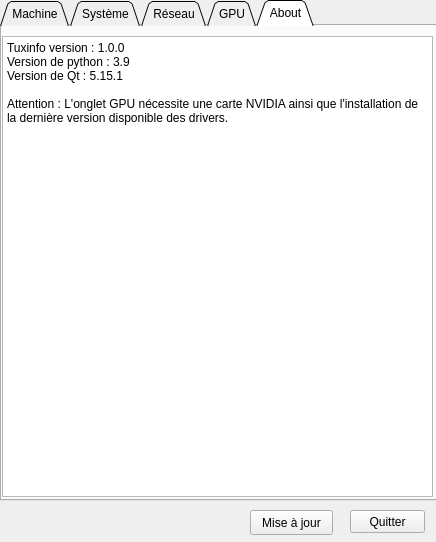
<?xml version="1.0" encoding="UTF-8"?>
<ui version="4.0">
 <class>mw_tuxinfo</class>
 <widget class="QMainWindow" name="mw_tuxinfo">
  <property name="windowModality">
   <enum>Qt::ApplicationModal</enum>
  </property>
  <property name="enabled">
   <bool>true</bool>
  </property>
  <property name="geometry">
   <rect>
    <x>0</x>
    <y>0</y>
    <width>436</width>
    <height>542</height>
   </rect>
  </property>
  <property name="minimumSize">
   <size>
    <width>436</width>
    <height>542</height>
   </size>
  </property>
  <property name="maximumSize">
   <size>
    <width>436</width>
    <height>542</height>
   </size>
  </property>
  <property name="windowTitle">
   <string>tuxinfos V 1.0.0</string>
  </property>
  <widget class="QWidget" name="cw_tuxinfos">
   <property name="cursor">
    <cursorShape>ArrowCursor</cursorShape>
   </property>
   <widget class="QTabWidget" name="tab_infos">
    <property name="geometry">
     <rect>
      <x>0</x>
      <y>0</y>
      <width>441</width>
      <height>501</height>
     </rect>
    </property>
    <property name="tabPosition">
     <enum>QTabWidget::North</enum>
    </property>
    <property name="tabShape">
     <enum>QTabWidget::Triangular</enum>
    </property>
    <property name="currentIndex">
     <number>4</number>
    </property>
    <widget class="QWidget" name="tab_machine">
     <property name="minimumSize">
      <size>
       <width>427</width>
       <height>470</height>
      </size>
     </property>
     <property name="maximumSize">
      <size>
       <width>427</width>
       <height>470</height>
      </size>
     </property>
     <attribute name="title">
      <string>Machine</string>
     </attribute>
     <widget class="QLabel" name="lbl_typeprocesseur">
      <property name="geometry">
       <rect>
        <x>5</x>
        <y>12</y>
        <width>131</width>
        <height>16</height>
       </rect>
      </property>
      <property name="text">
       <string>Type de processeur :</string>
      </property>
     </widget>
     <widget class="QLabel" name="lbl_architecture">
      <property name="enabled">
       <bool>true</bool>
      </property>
      <property name="geometry">
       <rect>
        <x>5</x>
        <y>42</y>
        <width>111</width>
        <height>16</height>
       </rect>
      </property>
      <property name="text">
       <string>Architecture : </string>
      </property>
     </widget>
     <widget class="QLineEdit" name="edt__typeprocesseur">
      <property name="enabled">
       <bool>true</bool>
      </property>
      <property name="geometry">
       <rect>
        <x>150</x>
        <y>10</y>
        <width>260</width>
        <height>23</height>
       </rect>
      </property>
      <property name="readOnly">
       <bool>true</bool>
      </property>
     </widget>
     <widget class="QLineEdit" name="edt_architecture">
      <property name="enabled">
       <bool>true</bool>
      </property>
      <property name="geometry">
       <rect>
        <x>150</x>
        <y>40</y>
        <width>260</width>
        <height>23</height>
       </rect>
      </property>
      <property name="readOnly">
       <bool>true</bool>
      </property>
     </widget>
     <widget class="QLabel" name="lbl_coeursphys">
      <property name="geometry">
       <rect>
        <x>5</x>
        <y>72</y>
        <width>121</width>
        <height>17</height>
       </rect>
      </property>
      <property name="text">
       <string>Coeurs physique :</string>
      </property>
     </widget>
     <widget class="QLabel" name="lbl_coeurstotal">
      <property name="geometry">
       <rect>
        <x>5</x>
        <y>102</y>
        <width>111</width>
        <height>17</height>
       </rect>
      </property>
      <property name="text">
       <string>Coeurs total : </string>
      </property>
     </widget>
     <widget class="QLabel" name="lbl_freqmaxi">
      <property name="geometry">
       <rect>
        <x>5</x>
        <y>132</y>
        <width>121</width>
        <height>17</height>
       </rect>
      </property>
      <property name="text">
       <string>Fréquence maxi :</string>
      </property>
     </widget>
     <widget class="QLabel" name="lbl_freqmini">
      <property name="geometry">
       <rect>
        <x>5</x>
        <y>162</y>
        <width>121</width>
        <height>17</height>
       </rect>
      </property>
      <property name="text">
       <string>Fréquence mini :</string>
      </property>
     </widget>
     <widget class="QLabel" name="lb_lfreqencours">
      <property name="geometry">
       <rect>
        <x>5</x>
        <y>192</y>
        <width>141</width>
        <height>17</height>
       </rect>
      </property>
      <property name="text">
       <string>Fréquence en cours :</string>
      </property>
     </widget>
     <widget class="QLineEdit" name="edt_coeursphys">
      <property name="geometry">
       <rect>
        <x>150</x>
        <y>70</y>
        <width>260</width>
        <height>25</height>
       </rect>
      </property>
      <property name="readOnly">
       <bool>true</bool>
      </property>
     </widget>
     <widget class="QLineEdit" name="edt_coeurstotal">
      <property name="geometry">
       <rect>
        <x>150</x>
        <y>100</y>
        <width>260</width>
        <height>25</height>
       </rect>
      </property>
      <property name="readOnly">
       <bool>true</bool>
      </property>
     </widget>
     <widget class="QLineEdit" name="edt_freqmaxi">
      <property name="geometry">
       <rect>
        <x>150</x>
        <y>130</y>
        <width>200</width>
        <height>25</height>
       </rect>
      </property>
      <property name="readOnly">
       <bool>true</bool>
      </property>
     </widget>
     <widget class="QLineEdit" name="edt_freqmini">
      <property name="geometry">
       <rect>
        <x>150</x>
        <y>160</y>
        <width>200</width>
        <height>25</height>
       </rect>
      </property>
      <property name="readOnly">
       <bool>true</bool>
      </property>
     </widget>
     <widget class="QLineEdit" name="edt_freqencours">
      <property name="geometry">
       <rect>
        <x>150</x>
        <y>190</y>
        <width>200</width>
        <height>25</height>
       </rect>
      </property>
      <property name="readOnly">
       <bool>true</bool>
      </property>
     </widget>
     <widget class="QLabel" name="lbl_utilcpu">
      <property name="geometry">
       <rect>
        <x>5</x>
        <y>222</y>
        <width>131</width>
        <height>17</height>
       </rect>
      </property>
      <property name="text">
       <string>Utilisation CPU :</string>
      </property>
     </widget>
     <widget class="QLabel" name="lbl_tailleram">
      <property name="geometry">
       <rect>
        <x>5</x>
        <y>252</y>
        <width>121</width>
        <height>17</height>
       </rect>
      </property>
      <property name="text">
       <string>Taille de la RAM :</string>
      </property>
     </widget>
     <widget class="QLineEdit" name="edt_tailleram">
      <property name="geometry">
       <rect>
        <x>150</x>
        <y>250</y>
        <width>200</width>
        <height>25</height>
       </rect>
      </property>
      <property name="readOnly">
       <bool>true</bool>
      </property>
     </widget>
     <widget class="QLabel" name="lbl_ramdispo">
      <property name="geometry">
       <rect>
        <x>5</x>
        <y>282</y>
        <width>121</width>
        <height>17</height>
       </rect>
      </property>
      <property name="text">
       <string>RAM disponnible :</string>
      </property>
     </widget>
     <widget class="QLineEdit" name="edt_ramdispo">
      <property name="geometry">
       <rect>
        <x>150</x>
        <y>280</y>
        <width>200</width>
        <height>25</height>
       </rect>
      </property>
      <property name="readOnly">
       <bool>true</bool>
      </property>
     </widget>
     <widget class="QLabel" name="lbl_ramutilisee">
      <property name="geometry">
       <rect>
        <x>5</x>
        <y>312</y>
        <width>91</width>
        <height>17</height>
       </rect>
      </property>
      <property name="text">
       <string>RAM utilisée :</string>
      </property>
     </widget>
     <widget class="QLabel" name="lbl_pourcentageproce">
      <property name="geometry">
       <rect>
        <x>5</x>
        <y>342</y>
        <width>111</width>
        <height>17</height>
       </rect>
      </property>
      <property name="text">
       <string>Utilisation RAM :</string>
      </property>
     </widget>
     <widget class="QLineEdit" name="edt_ramutilisee">
      <property name="geometry">
       <rect>
        <x>150</x>
        <y>310</y>
        <width>200</width>
        <height>25</height>
       </rect>
      </property>
      <property name="readOnly">
       <bool>true</bool>
      </property>
     </widget>
     <widget class="QLabel" name="label_11">
      <property name="geometry">
       <rect>
        <x>360</x>
        <y>132</y>
        <width>31</width>
        <height>17</height>
       </rect>
      </property>
      <property name="text">
       <string>Mhz</string>
      </property>
     </widget>
     <widget class="QLabel" name="label_12">
      <property name="geometry">
       <rect>
        <x>360</x>
        <y>162</y>
        <width>31</width>
        <height>17</height>
       </rect>
      </property>
      <property name="text">
       <string>Mhz</string>
      </property>
     </widget>
     <widget class="QLabel" name="label_13">
      <property name="geometry">
       <rect>
        <x>360</x>
        <y>192</y>
        <width>31</width>
        <height>17</height>
       </rect>
      </property>
      <property name="text">
       <string>Mhz</string>
      </property>
     </widget>
     <widget class="QLabel" name="label_14">
      <property name="geometry">
       <rect>
        <x>360</x>
        <y>260</y>
        <width>31</width>
        <height>17</height>
       </rect>
      </property>
      <property name="text">
       <string>Go</string>
      </property>
     </widget>
     <widget class="QLabel" name="label_15">
      <property name="geometry">
       <rect>
        <x>360</x>
        <y>282</y>
        <width>21</width>
        <height>17</height>
       </rect>
      </property>
      <property name="text">
       <string>Go</string>
      </property>
     </widget>
     <widget class="QLabel" name="label_16">
      <property name="geometry">
       <rect>
        <x>360</x>
        <y>312</y>
        <width>31</width>
        <height>17</height>
       </rect>
      </property>
      <property name="text">
       <string>Go</string>
      </property>
     </widget>
     <widget class="QProgressBar" name="pb_pourcentageram">
      <property name="geometry">
       <rect>
        <x>150</x>
        <y>340</y>
        <width>260</width>
        <height>23</height>
       </rect>
      </property>
      <property name="value">
       <number>0</number>
      </property>
      <property name="format">
       <string>%p%</string>
      </property>
     </widget>
     <widget class="QProgressBar" name="pb_utilcpu">
      <property name="geometry">
       <rect>
        <x>150</x>
        <y>220</y>
        <width>260</width>
        <height>23</height>
       </rect>
      </property>
      <property name="value">
       <number>0</number>
      </property>
     </widget>
    </widget>
    <widget class="QWidget" name="tab_systeme">
     <attribute name="title">
      <string>Système</string>
     </attribute>
     <widget class="QLabel" name="lbl_nomos">
      <property name="geometry">
       <rect>
        <x>5</x>
        <y>12</y>
        <width>111</width>
        <height>16</height>
       </rect>
      </property>
      <property name="text">
       <string>Nom de l'OS :</string>
      </property>
     </widget>
     <widget class="QLabel" name="lbl_versionmajeur">
      <property name="geometry">
       <rect>
        <x>5</x>
        <y>42</y>
        <width>161</width>
        <height>16</height>
       </rect>
      </property>
      <property name="text">
       <string>Version majeur de l'OS :</string>
      </property>
     </widget>
     <widget class="QLineEdit" name="edt_nomos">
      <property name="enabled">
       <bool>true</bool>
      </property>
      <property name="geometry">
       <rect>
        <x>180</x>
        <y>10</y>
        <width>251</width>
        <height>20</height>
       </rect>
      </property>
      <property name="readOnly">
       <bool>true</bool>
      </property>
     </widget>
     <widget class="QLineEdit" name="edt_versionmajeur">
      <property name="enabled">
       <bool>true</bool>
      </property>
      <property name="geometry">
       <rect>
        <x>180</x>
        <y>40</y>
        <width>251</width>
        <height>20</height>
       </rect>
      </property>
      <property name="readOnly">
       <bool>true</bool>
      </property>
     </widget>
     <widget class="QLabel" name="lbl_versionmineur">
      <property name="geometry">
       <rect>
        <x>5</x>
        <y>72</y>
        <width>171</width>
        <height>16</height>
       </rect>
      </property>
      <property name="text">
       <string>Version mineure de l'OS :</string>
      </property>
     </widget>
     <widget class="QLineEdit" name="edt_versionmineur">
      <property name="enabled">
       <bool>true</bool>
      </property>
      <property name="geometry">
       <rect>
        <x>180</x>
        <y>70</y>
        <width>251</width>
        <height>20</height>
       </rect>
      </property>
      <property name="readOnly">
       <bool>true</bool>
      </property>
     </widget>
     <widget class="QLabel" name="lbl_editionos">
      <property name="geometry">
       <rect>
        <x>5</x>
        <y>132</y>
        <width>111</width>
        <height>16</height>
       </rect>
      </property>
      <property name="text">
       <string>Edition de l'OS :</string>
      </property>
     </widget>
     <widget class="QLineEdit" name="edt_editionos">
      <property name="enabled">
       <bool>true</bool>
      </property>
      <property name="geometry">
       <rect>
        <x>180</x>
        <y>130</y>
        <width>251</width>
        <height>23</height>
       </rect>
      </property>
      <property name="readOnly">
       <bool>true</bool>
      </property>
     </widget>
     <widget class="QLabel" name="lbl_architectureos">
      <property name="geometry">
       <rect>
        <x>5</x>
        <y>162</y>
        <width>141</width>
        <height>16</height>
       </rect>
      </property>
      <property name="text">
       <string>Architecture de l'OS : </string>
      </property>
     </widget>
     <widget class="QLineEdit" name="edt_architectureos">
      <property name="enabled">
       <bool>true</bool>
      </property>
      <property name="geometry">
       <rect>
        <x>180</x>
        <y>160</y>
        <width>251</width>
        <height>23</height>
       </rect>
      </property>
      <property name="readOnly">
       <bool>true</bool>
      </property>
     </widget>
     <widget class="QLabel" name="lbl_buildos">
      <property name="geometry">
       <rect>
        <x>5</x>
        <y>102</y>
        <width>141</width>
        <height>16</height>
       </rect>
      </property>
      <property name="text">
       <string>Build de l'OS : </string>
      </property>
     </widget>
     <widget class="QLineEdit" name="edt_buildos">
      <property name="enabled">
       <bool>true</bool>
      </property>
      <property name="geometry">
       <rect>
        <x>180</x>
        <y>100</y>
        <width>251</width>
        <height>23</height>
       </rect>
      </property>
      <property name="readOnly">
       <bool>true</bool>
      </property>
     </widget>
     <widget class="QLabel" name="lbl_nomdomaine">
      <property name="geometry">
       <rect>
        <x>5</x>
        <y>222</y>
        <width>131</width>
        <height>16</height>
       </rect>
      </property>
      <property name="text">
       <string>Nom de domaine : </string>
      </property>
     </widget>
     <widget class="QLineEdit" name="edt_fqdn">
      <property name="enabled">
       <bool>true</bool>
      </property>
      <property name="geometry">
       <rect>
        <x>180</x>
        <y>250</y>
        <width>251</width>
        <height>23</height>
       </rect>
      </property>
      <property name="readOnly">
       <bool>true</bool>
      </property>
     </widget>
     <widget class="QLabel" name="lbl_login">
      <property name="geometry">
       <rect>
        <x>5</x>
        <y>282</y>
        <width>121</width>
        <height>16</height>
       </rect>
      </property>
      <property name="text">
       <string>Login utilisateur :</string>
      </property>
     </widget>
     <widget class="QLabel" name="lbl_fqdn">
      <property name="geometry">
       <rect>
        <x>5</x>
        <y>252</y>
        <width>121</width>
        <height>16</height>
       </rect>
      </property>
      <property name="text">
       <string>FQDN : </string>
      </property>
     </widget>
     <widget class="QLineEdit" name="edt_nomdomaine">
      <property name="enabled">
       <bool>true</bool>
      </property>
      <property name="geometry">
       <rect>
        <x>180</x>
        <y>220</y>
        <width>251</width>
        <height>23</height>
       </rect>
      </property>
      <property name="readOnly">
       <bool>true</bool>
      </property>
     </widget>
     <widget class="QLabel" name="lbl_nommachine">
      <property name="geometry">
       <rect>
        <x>5</x>
        <y>192</y>
        <width>141</width>
        <height>20</height>
       </rect>
      </property>
      <property name="text">
       <string>Nom de la machine : </string>
      </property>
      <property name="alignment">
       <set>Qt::AlignLeading|Qt::AlignLeft|Qt::AlignTop</set>
      </property>
     </widget>
     <widget class="QLineEdit" name="edt_login">
      <property name="enabled">
       <bool>true</bool>
      </property>
      <property name="geometry">
       <rect>
        <x>180</x>
        <y>280</y>
        <width>251</width>
        <height>23</height>
       </rect>
      </property>
      <property name="readOnly">
       <bool>true</bool>
      </property>
     </widget>
     <widget class="QLineEdit" name="edt_nommachine">
      <property name="enabled">
       <bool>true</bool>
      </property>
      <property name="geometry">
       <rect>
        <x>180</x>
        <y>190</y>
        <width>251</width>
        <height>23</height>
       </rect>
      </property>
      <property name="readOnly">
       <bool>true</bool>
      </property>
     </widget>
    </widget>
    <widget class="QWidget" name="tab_reseau">
     <attribute name="title">
      <string>Réseau</string>
     </attribute>
     <widget class="QGroupBox" name="gb_ipv4">
      <property name="geometry">
       <rect>
        <x>2</x>
        <y>0</y>
        <width>431</width>
        <height>161</height>
       </rect>
      </property>
      <property name="title">
       <string>IP V4</string>
      </property>
      <widget class="QLabel" name="lbl_adresseipv4">
       <property name="geometry">
        <rect>
         <x>5</x>
         <y>32</y>
         <width>91</width>
         <height>17</height>
        </rect>
       </property>
       <property name="text">
        <string>Adresse IP :</string>
       </property>
      </widget>
      <widget class="QLabel" name="lbl_masquev4">
       <property name="geometry">
        <rect>
         <x>5</x>
         <y>62</y>
         <width>171</width>
         <height>17</height>
        </rect>
       </property>
       <property name="text">
        <string>Masque de sous-réseau :</string>
       </property>
      </widget>
      <widget class="QLabel" name="lbl_dnsv4">
       <property name="geometry">
        <rect>
         <x>5</x>
         <y>92</y>
         <width>62</width>
         <height>17</height>
        </rect>
       </property>
       <property name="text">
        <string>DNS :</string>
       </property>
      </widget>
      <widget class="QLineEdit" name="edt_adresseipv4">
       <property name="geometry">
        <rect>
         <x>180</x>
         <y>30</y>
         <width>240</width>
         <height>25</height>
        </rect>
       </property>
       <property name="readOnly">
        <bool>true</bool>
       </property>
      </widget>
      <widget class="QLineEdit" name="edt_masquev4">
       <property name="geometry">
        <rect>
         <x>180</x>
         <y>60</y>
         <width>240</width>
         <height>25</height>
        </rect>
       </property>
       <property name="readOnly">
        <bool>true</bool>
       </property>
      </widget>
      <widget class="QLineEdit" name="edt_dnsv4">
       <property name="geometry">
        <rect>
         <x>180</x>
         <y>90</y>
         <width>240</width>
         <height>25</height>
        </rect>
       </property>
       <property name="text">
        <string>Inconnue</string>
       </property>
       <property name="readOnly">
        <bool>true</bool>
       </property>
      </widget>
      <widget class="QLabel" name="lbl_broadcastv4">
       <property name="geometry">
        <rect>
         <x>5</x>
         <y>122</y>
         <width>91</width>
         <height>17</height>
        </rect>
       </property>
       <property name="text">
        <string>Broadcast :</string>
       </property>
      </widget>
      <widget class="QLineEdit" name="edt_broadcastv4">
       <property name="geometry">
        <rect>
         <x>180</x>
         <y>120</y>
         <width>240</width>
         <height>25</height>
        </rect>
       </property>
       <property name="readOnly">
        <bool>true</bool>
       </property>
      </widget>
     </widget>
     <widget class="QGroupBox" name="gb_ipv6">
      <property name="geometry">
       <rect>
        <x>2</x>
        <y>160</y>
        <width>431</width>
        <height>171</height>
       </rect>
      </property>
      <property name="title">
       <string>IP V6</string>
      </property>
      <widget class="QLabel" name="lbl_adresseipv6">
       <property name="geometry">
        <rect>
         <x>5</x>
         <y>32</y>
         <width>81</width>
         <height>17</height>
        </rect>
       </property>
       <property name="text">
        <string>Adresse IP :</string>
       </property>
      </widget>
      <widget class="QLabel" name="lbl_masquev6">
       <property name="geometry">
        <rect>
         <x>5</x>
         <y>62</y>
         <width>171</width>
         <height>17</height>
        </rect>
       </property>
       <property name="text">
        <string>Masque de sous-réseau :</string>
       </property>
      </widget>
      <widget class="QLabel" name="lbl_dnsv6">
       <property name="geometry">
        <rect>
         <x>5</x>
         <y>92</y>
         <width>62</width>
         <height>17</height>
        </rect>
       </property>
       <property name="text">
        <string>DNS :</string>
       </property>
      </widget>
      <widget class="QLineEdit" name="edt_adresseipv6">
       <property name="geometry">
        <rect>
         <x>180</x>
         <y>30</y>
         <width>241</width>
         <height>25</height>
        </rect>
       </property>
       <property name="readOnly">
        <bool>true</bool>
       </property>
      </widget>
      <widget class="QLineEdit" name="edt_masquev6">
       <property name="geometry">
        <rect>
         <x>180</x>
         <y>60</y>
         <width>241</width>
         <height>25</height>
        </rect>
       </property>
       <property name="readOnly">
        <bool>true</bool>
       </property>
      </widget>
      <widget class="QLineEdit" name="edt_dnsv6">
       <property name="geometry">
        <rect>
         <x>180</x>
         <y>90</y>
         <width>241</width>
         <height>25</height>
        </rect>
       </property>
       <property name="text">
        <string>Inconnue</string>
       </property>
       <property name="readOnly">
        <bool>true</bool>
       </property>
      </widget>
      <widget class="QLabel" name="lbl_broadcastv6">
       <property name="geometry">
        <rect>
         <x>5</x>
         <y>122</y>
         <width>131</width>
         <height>17</height>
        </rect>
       </property>
       <property name="text">
        <string>Broadcast :</string>
       </property>
      </widget>
      <widget class="QLineEdit" name="edt_broadcastv6">
       <property name="geometry">
        <rect>
         <x>180</x>
         <y>120</y>
         <width>241</width>
         <height>25</height>
        </rect>
       </property>
       <property name="readOnly">
        <bool>true</bool>
       </property>
      </widget>
     </widget>
     <widget class="QGroupBox" name="groupBox">
      <property name="geometry">
       <rect>
        <x>2</x>
        <y>330</y>
        <width>431</width>
        <height>131</height>
       </rect>
      </property>
      <property name="title">
       <string>Divers</string>
      </property>
      <widget class="QLabel" name="lbl_macaddr">
       <property name="geometry">
        <rect>
         <x>5</x>
         <y>60</y>
         <width>121</width>
         <height>17</height>
        </rect>
       </property>
       <property name="text">
        <string>Addresse(s) MAC :</string>
       </property>
      </widget>
      <widget class="QPlainTextEdit" name="ptedt_macaddresse">
       <property name="geometry">
        <rect>
         <x>180</x>
         <y>30</y>
         <width>241</width>
         <height>90</height>
        </rect>
       </property>
       <property name="readOnly">
        <bool>true</bool>
       </property>
      </widget>
     </widget>
    </widget>
    <widget class="QWidget" name="tab_gpu">
     <attribute name="title">
      <string>GPU</string>
     </attribute>
     <widget class="QLabel" name="lbl_nomgpu">
      <property name="geometry">
       <rect>
        <x>5</x>
        <y>12</y>
        <width>101</width>
        <height>17</height>
       </rect>
      </property>
      <property name="text">
       <string>Nom du GPU :</string>
      </property>
     </widget>
     <widget class="QLabel" name="lbl_idgpu">
      <property name="geometry">
       <rect>
        <x>5</x>
        <y>42</y>
        <width>91</width>
        <height>17</height>
       </rect>
      </property>
      <property name="text">
       <string>ID du GPU :</string>
      </property>
     </widget>
     <widget class="QLabel" name="lbl_memutilisee">
      <property name="geometry">
       <rect>
        <x>5</x>
        <y>162</y>
        <width>121</width>
        <height>17</height>
       </rect>
      </property>
      <property name="text">
       <string>Mémoire utilisée :</string>
      </property>
     </widget>
     <widget class="QLabel" name="lbl_chargegpu">
      <property name="geometry">
       <rect>
        <x>5</x>
        <y>102</y>
        <width>111</width>
        <height>17</height>
       </rect>
      </property>
      <property name="text">
       <string>Charge du GPU :</string>
      </property>
     </widget>
     <widget class="QLabel" name="lbl_uuidgpu">
      <property name="geometry">
       <rect>
        <x>5</x>
        <y>72</y>
        <width>101</width>
        <height>17</height>
       </rect>
      </property>
      <property name="text">
       <string>UUID du GPU :</string>
      </property>
     </widget>
     <widget class="QLabel" name="lbl_tempgpu">
      <property name="geometry">
       <rect>
        <x>5</x>
        <y>222</y>
        <width>151</width>
        <height>17</height>
       </rect>
      </property>
      <property name="text">
       <string>Température du GPU :</string>
      </property>
     </widget>
     <widget class="QLabel" name="lbl_taillemem">
      <property name="geometry">
       <rect>
        <x>5</x>
        <y>132</y>
        <width>111</width>
        <height>17</height>
       </rect>
      </property>
      <property name="text">
       <string>Taille mémoire :</string>
      </property>
     </widget>
     <widget class="QLabel" name="lbl_memlibre">
      <property name="geometry">
       <rect>
        <x>5</x>
        <y>192</y>
        <width>101</width>
        <height>17</height>
       </rect>
      </property>
      <property name="text">
       <string>Mémoire libre :</string>
      </property>
     </widget>
     <widget class="QLineEdit" name="edt_nomgpu">
      <property name="geometry">
       <rect>
        <x>160</x>
        <y>10</y>
        <width>250</width>
        <height>25</height>
       </rect>
      </property>
      <property name="readOnly">
       <bool>true</bool>
      </property>
     </widget>
     <widget class="QLineEdit" name="edt_tempgpu">
      <property name="geometry">
       <rect>
        <x>160</x>
        <y>220</y>
        <width>200</width>
        <height>25</height>
       </rect>
      </property>
      <property name="readOnly">
       <bool>true</bool>
      </property>
     </widget>
     <widget class="QLineEdit" name="edt_uuidgpu">
      <property name="geometry">
       <rect>
        <x>160</x>
        <y>70</y>
        <width>250</width>
        <height>25</height>
       </rect>
      </property>
      <property name="readOnly">
       <bool>true</bool>
      </property>
     </widget>
     <widget class="QLineEdit" name="edt_taillemem">
      <property name="geometry">
       <rect>
        <x>160</x>
        <y>130</y>
        <width>200</width>
        <height>25</height>
       </rect>
      </property>
      <property name="readOnly">
       <bool>true</bool>
      </property>
     </widget>
     <widget class="QLineEdit" name="edt_memutilisee">
      <property name="geometry">
       <rect>
        <x>160</x>
        <y>160</y>
        <width>200</width>
        <height>25</height>
       </rect>
      </property>
      <property name="readOnly">
       <bool>true</bool>
      </property>
     </widget>
     <widget class="QLineEdit" name="edt_idgpu">
      <property name="geometry">
       <rect>
        <x>160</x>
        <y>40</y>
        <width>250</width>
        <height>25</height>
       </rect>
      </property>
      <property name="readOnly">
       <bool>true</bool>
      </property>
     </widget>
     <widget class="QLineEdit" name="edt_memlibre">
      <property name="geometry">
       <rect>
        <x>160</x>
        <y>190</y>
        <width>200</width>
        <height>25</height>
       </rect>
      </property>
      <property name="readOnly">
       <bool>true</bool>
      </property>
     </widget>
     <widget class="QProgressBar" name="pb_chargegpu">
      <property name="geometry">
       <rect>
        <x>160</x>
        <y>100</y>
        <width>250</width>
        <height>23</height>
       </rect>
      </property>
      <property name="value">
       <number>0</number>
      </property>
     </widget>
     <widget class="QLabel" name="label">
      <property name="geometry">
       <rect>
        <x>370</x>
        <y>132</y>
        <width>31</width>
        <height>17</height>
       </rect>
      </property>
      <property name="text">
       <string>MB</string>
      </property>
     </widget>
     <widget class="QLabel" name="label_2">
      <property name="geometry">
       <rect>
        <x>370</x>
        <y>162</y>
        <width>31</width>
        <height>17</height>
       </rect>
      </property>
      <property name="text">
       <string>MB</string>
      </property>
     </widget>
     <widget class="QLabel" name="label_3">
      <property name="geometry">
       <rect>
        <x>370</x>
        <y>192</y>
        <width>31</width>
        <height>17</height>
       </rect>
      </property>
      <property name="text">
       <string>MB</string>
      </property>
     </widget>
     <widget class="QLabel" name="label_4">
      <property name="geometry">
       <rect>
        <x>370</x>
        <y>222</y>
        <width>31</width>
        <height>17</height>
       </rect>
      </property>
      <property name="text">
       <string>°C</string>
      </property>
     </widget>
    </widget>
    <widget class="QWidget" name="tab_about">
     <attribute name="title">
      <string>About</string>
     </attribute>
     <widget class="QPlainTextEdit" name="ptedt_about">
      <property name="enabled">
       <bool>true</bool>
      </property>
      <property name="geometry">
       <rect>
        <x>0</x>
        <y>10</y>
        <width>431</width>
        <height>461</height>
       </rect>
      </property>
      <property name="cursor" stdset="0">
       <cursorShape>ForbiddenCursor</cursorShape>
      </property>
      <property name="readOnly">
       <bool>true</bool>
      </property>
      <property name="plainText">
       <string>Tuxinfo version : 1.0.0
Version de python : 3.9
Version de Qt : 5.15.1

Attention : L'onglet GPU nécessite une carte NVIDIA ainsi que l'installation de la dernière version disponible des drivers.</string>
      </property>
     </widget>
    </widget>
   </widget>
   <widget class="QPushButton" name="btn_OK">
    <property name="geometry">
     <rect>
      <x>350</x>
      <y>510</y>
      <width>75</width>
      <height>23</height>
     </rect>
    </property>
    <property name="toolTip">
     <string>Fermer la fenêtre.</string>
    </property>
    <property name="text">
     <string extracomment="Fermer la fenêtre">Quitter</string>
    </property>
    <property name="shortcut">
     <string>Q</string>
    </property>
   </widget>
   <widget class="QPushButton" name="btn_scan">
    <property name="geometry">
     <rect>
      <x>250</x>
      <y>510</y>
      <width>83</width>
      <height>25</height>
     </rect>
    </property>
    <property name="toolTip">
     <string>&lt;html&gt;&lt;head/&gt;&lt;body&gt;&lt;p&gt;Mettre à jour la fenêtre avec les données en cours&lt;/p&gt;&lt;/body&gt;&lt;/html&gt;</string>
    </property>
    <property name="text">
     <string>Mise à jour</string>
    </property>
   </widget>
  </widget>
 </widget>
 <tabstops>
  <tabstop>tab_infos</tabstop>
  <tabstop>edt_nomos</tabstop>
  <tabstop>edt_versionmajeur</tabstop>
  <tabstop>edt_versionmineur</tabstop>
  <tabstop>ptedt_about</tabstop>
  <tabstop>btn_OK</tabstop>
 </tabstops>
 <resources/>
 <connections/>
</ui>
